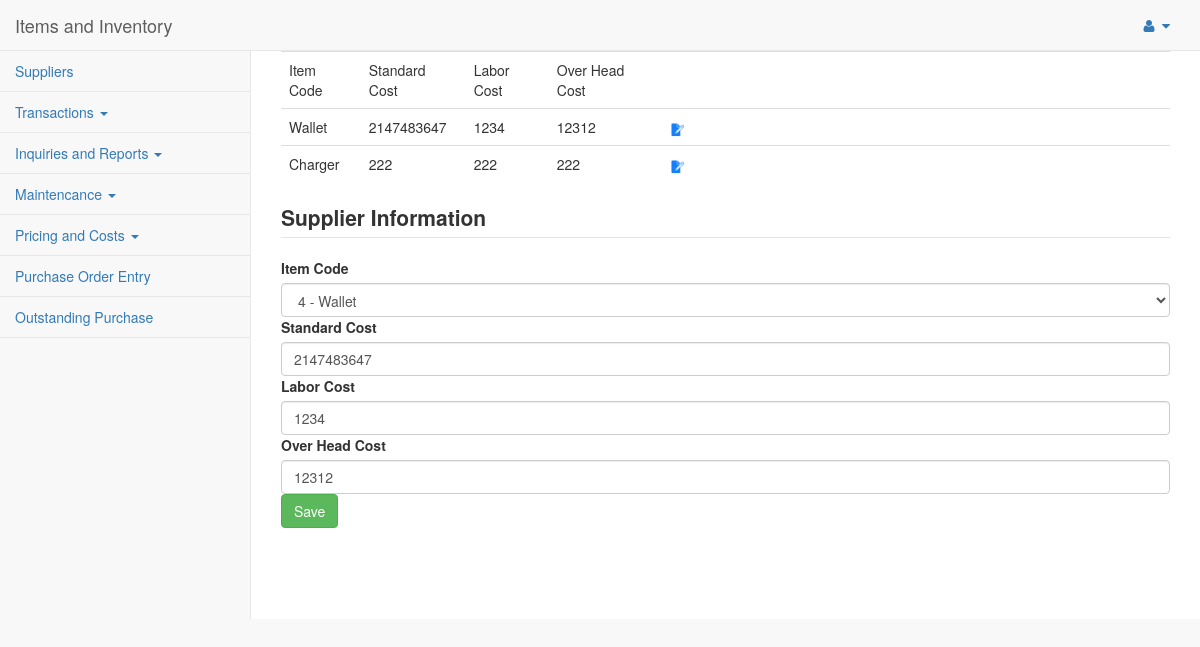
Page /pages/standardcostedit.php?id=9 on the committed database.
### tables this page shows
CREATE TABLE IF NOT EXISTS `standard_cost` (
  `id` int(10) NOT NULL AUTO_INCREMENT,
  `item_code` char(50) NOT NULL,
  `standard_cost_per_unit` int(10) NOT NULL,
  `labor_cost_per_unit` int(10) NOT NULL,
  `overhead_cost_per_unit` int(10) NOT NULL,
  PRIMARY KEY (`id`)
);

### pages/process.php (called while the page is built, shortened)
<?php
function viewItems($conn){
	$sql="SELECT * FROM item";
	$result=mysqli_query($conn, $sql);
	return $result;
}
function viewStandardCost($conn){
	$sql="SELECT * FROM standard_cost";
	$result=mysqli_query($conn, $sql);
	return $result;
}
function editStandardCost($conn, $id){
	$sql="SELECT * FROM standard_cost WHERE id = $id";
	return mysqli_query($conn, $sql);
}
?>

### pages/standardcostedit.php (the view, shortened to what this page needs)
        <?php
            include('header.php');
            include('process.php');
            $conn1 = connect();
         	$result = viewStandardCost($conn1);
        	$result2 = viewItems($conn1);
            $editStandardCosts=mysqli_fetch_assoc(editStandardCost($conn1, $_GET['id']));
        ?>
        <div id="page-wrapper">
         <div class="table-responsive">
         	<table class="table">
         		<tr>
         			<td>Item Code</td>
         			<td>Standard Cost</td>
         			<td>Labor Cost</td>
         			<td>Over Head Cost</td>
         			<td></td>
         		</tr>
         		<?php
         			while($row=mysqli_fetch_assoc($result)){
         		?>
         		<tr>
         			<td><?=$row['item_code']?></td>
         			<td><?=$row['standard_cost_per_unit']?></td>
         			<td><?=$row['labor_cost_per_unit']?></td>
         			<td><?=$row['overhead_cost_per_unit']?></td>
                    <td><a href="<?php echo "standardcost.php?id=".$row['id']?>"><img src="../images/edit.png" width="3%"></a></td>
         		</tr>
         		<?php
     				}
         		?>
         	</table>
         </div>
       <legend><label>Supplier Information</label></legend>
         <form method="POST">
        <label>Item Code</label>
       <select class="form-control" name="item_code">
  		  		  <?php
          while($row=mysqli_fetch_assoc($result2)){
              ?>
               <option value="<?=$row['id']?>" <?php if($editStandardCosts['item_code']==$row['id']) echo "selected";?> ><?=$row['id']?> - <?=$row['name']?></option>
           <?php
           } ?>
        </select>
         <label>Standard Cost</label>
             <input type="text" class="form-control" value="<?=$editStandardCosts['standard_cost_per_unit']?>" name="standard_cost_per_unit">
         <label>Labor Cost</label>
              <input type="text" class="form-control" value="<?=$editStandardCosts['labor_cost_per_unit']?>" name="labor_cost_per_unit">
         <label>Over Head Cost</label>
               <input type="text" class="form-control" value="<?=$editStandardCosts['overhead_cost_per_unit']?>" name="overhead_cost_per_unit">
         <input type="submit" class="btn btn-success" value="Save" name="add">
        </form>
       </div>
    </div>
<?php
 include('footer.php');
?>

### rows in the picture
standard_cost: item_code "Wallet", standard_cost_per_unit "2147483647", labor_cost_per_unit "1234", overhead_cost_per_unit "12312"
standard_cost: item_code "Charger", standard_cost_per_unit "222", labor_cost_per_unit "222", overhead_cost_per_unit "222"

### other values in the picture
form field item_code "4 - Wallet"
